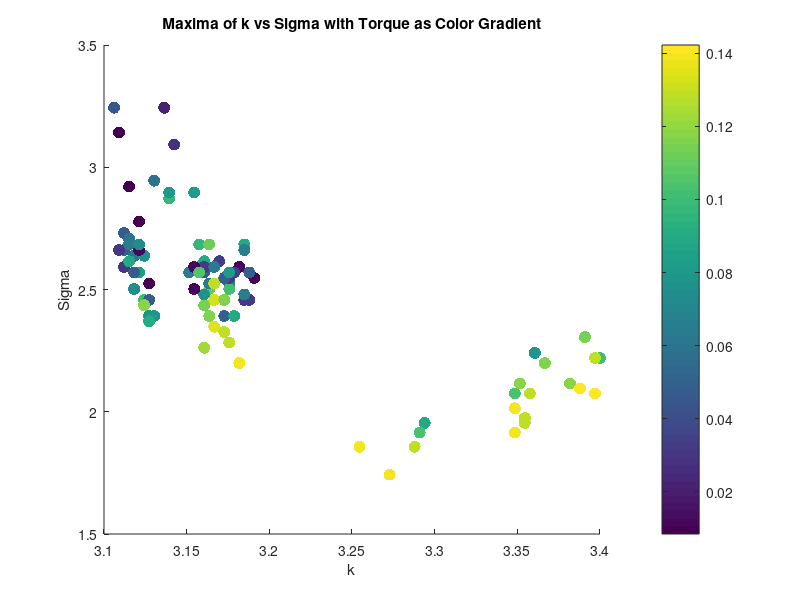

Write the MATLAB code that produced this figure. (Note: this script raises an error after producing the figure.)
clear all;
close all;


%% Torque Analysis
load('maxima_data.mat');
% take every 11th point and move them all to the end of the vector

move_idx = 1:11:length(torque_values);

%add the indices to the end of the vector
torque_values= [torque_values, torque_values(move_idx)];
torque_values(move_idx) = []; % Remove every 11th point

maxima_k = [maxima_k, maxima_k(move_idx)];
maxima_k(move_idx) = []; % Remove every 11th point
maxima_sigma = [maxima_sigma, maxima_sigma(move_idx)];
maxima_sigma(move_idx) = []; % Remove every 11th point
maxima_corr = [maxima_corr, maxima_corr(move_idx)];
maxima_corr(move_idx) = []; % Remove every 11th point
maxima_sigma = maxima_sigma.^2; % Square the sigma values for analysis
scatter(maxima_k, maxima_sigma, 75, torque_values, 'filled');
xlabel('k');
ylabel('Sigma');
title('Maxima of k vs Sigma with Torque as Color Gradient');
%Lable the colorbar as Torque
cbar = colorbar;
cbar.Label.String = 'Torque';
cbar.Label.FontSize = 14;
cbar.FontSize = 14;
colormap(jet); % Use a colormap that is suitable for continuous data
caxis([min(torque_values) max(torque_values)]);

grid on;
% K means clustering of torque into 10 clusters, taking mean of each cluster k, sigma and corr too
% [cluster_idx, cluster_centers] = kmeans(torque_values', 10);
%instead of kmeans do every 10th point
% Create a vector of cluster indices


num_clusters = 10;
cluster_idx = zeros(size(torque_values));
for i = 1:num_clusters
    cluster_idx(i:num_clusters:end) = i; % Assign every 10th point to a cluster
end
disp(cluster_idx)

% Take the mean of each cluster
torque_means = zeros(10, 1);
torque_stds = zeros(10, 1);
sigma_means = zeros(10, 1);
sigma_stds = zeros(10, 1);
k_means = zeros(10, 1);
corr_means = zeros(10, 1);
for i = 1:10
    torque_means(i) = mean(torque_values(cluster_idx == i));
    torque_stds(i) = std(torque_values(cluster_idx == i));
    sigma_means(i) = mean(maxima_sigma(cluster_idx == i));
    k_means(i) = mean(maxima_k(cluster_idx == i));
    corr_means(i) = mean(maxima_corr(cluster_idx == i));
    sigma_stds(i) = std(maxima_sigma(cluster_idx == i));
end
figure;
% Plot the means of torque 
plot(torque_values);

% Plot the clusters
figure;
scatter(sigma_means, torque_means, 75, 'filled');
xlabel('Sigma');
ylabel('Torque');
zlabel('Torque');
title('Clustered Maxima of k vs Sigma with Torque as Color Gradient');
colorbar;
grid on;
% % Ensure data is sorted for polyfit
% [sigma_sorted, sort_idx] = sort(maxima_sigma);
% torque_sorted = torque_values(sort_idx);
% % Display correlation between torque and sigma
% disp('Correlation between Torque and Sigma:');
% disp(corr(torque_sorted', sigma_sorted'));
% % Display correlation between torque and sigma^2
% disp('Correlation between Torque and Sigma^2:');
% disp(corr(torque_sorted', sigma_sorted'.^2));
% % Polyfit for sigma vs torque (order 1 and 2)
% p1_sigma = polyfit(sigma_sorted, torque_sorted, 1);
% % Calculate fitted values and normalized MSE for sigma vs torque
% fitted_torque_p1_sigma = polyval(p1_sigma, sigma_sorted);
% mse_p1_sigma = mean((torque_sorted - fitted_torque_p1_sigma).^2);
% nmse_p1_sigma = mse_p1_sigma / var(torque_sorted);
% % Display results for sigma vs torque
% disp('Sigma vs Torque:');
% disp(['Order 1 nMSE: ', num2str(nmse_p1_sigma)]);
% %display correlation between torque and sigma
% % Plot for sigma vs torque with polynomial fits (first instance)
% figure;
% scatter(sigma_sorted, torque_sorted, 50, 'filled','DisplayName', 'Data');
% hold on;
% plot(sigma_sorted, fitted_torque_p1_sigma, '-r', 'DisplayName', ...
%     ['Order 1 Fit: y = ', num2str(p1_sigma(1)), 'x + ', num2str(p1_sigma(2)), ...
%     ', nMSE = ', num2str(nmse_p1_sigma)]);
% xlabel('Sigma');
% ylabel('Torque');
% title('Sigma vs Torque with Polynomial Fits');
% grid on;

% %Plot means of sigma as bar plot with variance as error bars
% figure;
% [sorted_sigma_means,idx] = sort(sigma_means);
% sorted_sigma_stds = sigma_stds(idx);
% bar(sorted_sigma_means.^2, 'FaceColor', [0.2 0.6 0.8], 'EdgeColor', 'k', 'LineWidth', 1.5);
% % Set the x-ticks to the cluster indices
% hold on;
% errorbar(sorted_sigma_means.^2,sorted_sigma_stds, 'k.', 'LineWidth', 1.5);
% ylim([1.95 2.85]);

% xlabel('Torque Number');
% ylabel('Mean Sigma^2');

% %Same Bar plot with torque means
% figure;
% [sorted_torque_means,idx_torque] = sort(torque_means);
% bar(sorted_torque_means, 'FaceColor', [0.2 0.6 0.8], 'EdgeColor', 'k', 'LineWidth', 1.5);
% hold on;
% errorbar(sorted_torque_means, torque_stds(idx_torque), 'k.', 'LineWidth', 1.5);
% xlabel('Torque Number');
% ylabel('Mean Torque');
% title('Mean Torque for Each Cluster with Error Bars');



% % Ensure data is sorted for polyfit
% [sigma_sorted, sort_idx] = sort(sigma_means);
% torque_sorted = torque_means(sort_idx);
% %Display correlation between torque and sigma
% disp('Correlation between Torque and Sigma:');
% disp(corr(torque_sorted, sigma_sorted));
% %Display correlation between torque and sigma^2
% disp('Correlation between Torque and Sigma^2:');
% disp(corr(torque_sorted, sigma_sorted.^2));
% % Polyfit for sigma vs torque (order 1 and 2)
% p1_sigma = polyfit(sigma_sorted, torque_sorted, 1);
% p2_sigma = polyfit(sigma_sorted, torque_sorted, 2);
% % Calculate zitted values and normalized MSE for sigma vs torque
% fitted_torque_p1_sigma = polyval(p1_sigma, sigma_sorted);
% fitted_torque_p2_sigma = polyval(p2_sigma, sigma_sorted);
% mse_p1_sigma = mean((torque_sorted - fitted_torque_p1_sigma).^2);
% mse_p2_sigma = mean((torque_sorted - fitted_torque_p2_sigma).^2);
% nmse_p1_sigma = mse_p1_sigma / var(torque_sorted);
% nmse_p2_sigma = mse_p2_sigma / var(torque_sorted);
% % Display results for sigma vs torque
% disp('Sigma vs Torque:');
% disp(['Order 1 nMSE: ', num2str(nmse_p1_sigma)]);
% disp(['Order 2 nMSE: ', num2str(nmse_p2_sigma)]);
% % Plot for sigma vs torque with polynomial fits (second instance)
% figure;
% scatter(sigma_sorted, torque_sorted, 50, 'filled', 'DisplayName', 'Data');
% hold on;
% % plot(sigma_sorted, fitted_torque_p1_sigma, '-r', 'DisplayName', ...
% %     ['Order 1 Fit: y = ', num2str(p1_sigma(1)), 'x + ', num2str(p1_sigma(2)), ...
% %     ', nMSE = ', num2str(nmse_p1_sigma)]);
% % plot(sigma_sorted, fitted_torque_p2_sigma, '--g', 'DisplayName', ...
% %     ['Order 2 Fit: y = ', num2str(p2_sigma(1)), 'x^2 + ', num2str(p2_sigma(2)), ...
% %     'x + ', num2str(p2_sigma(3)), ', nMSE = ', num2str(nmse_p2_sigma)]);
% xlabel('Sigma');
% ylabel('Torque');
% title('Sigma vs Torque with Polynomial Fits');
% grid on;



% %% Diameter Analysis
% % Saved as diameter_value, k_values(max_k_idx), sigma_values(max_sigma_idx), max_val
% load('maxima_data_Diam.mat');
% figure;
% load('maxima_data.mat');
% scatter(maxima_matrix(:, 2), maxima_matrix(:, 3), 75, maxima_matrix(:, 1), 'filled');
% xlabel('k');
% ylabel('Sigma');
% title('Characteristic K and Sigma for all Diameters');
% %Lable the colorbar as Torque
% cbar = colorbar;
% cbar.Label.String = 'Diameter';
% cbar.Label.FontSize = 14;
% cbar.FontSize = 14;
% colormap(jet); % Use a colormap that is suitable for continuous data
% caxis([min(maxima_matrix(:,1)) max(maxima_matrix(:, 1))]);
% grid on;


% % K vs d
% % Ensure data is sorted for polyfit
% [k_sorted, sort_idx] = sort(maxima_matrix(:, 2));
% d_sorted = maxima_matrix(sort_idx, 1);
% % Display correlation between d and k
% disp('Correlation between Diameter and k:');
% disp(corr(d_sorted, k_sorted));

% %plot for k vs diam with polynomial fits
% figure;
% scatter(k_sorted, d_sorted, 50, 'filled', 'DisplayName', 'Data');
% grid on;
% hold on;
% p1_k = polyfit(k_sorted, d_sorted, 1);
% fitted_d_p1_k = polyval(p1_k, k_sorted);
% mse_p1_k = mean((d_sorted - fitted_d_p1_k).^2);
% nmse_p1_k = mse_p1_k / var(d_sorted);
% disp('Diameter vs k:');
% disp(['Order 1 nMSE: ', num2str(nmse_p1_k)]);
% % plot(k_sorted, fitted_d_p1_k, '-r', 'DisplayName', ...
% %     ['Order 1 Fit: y = ', num2str(p1_k(1)), 'x + ', num2str(p1_k(2)), ...
% %     ', nMSE = ', num2str(nmse_p1_k)]);
% xlabel('k');
% ylabel('Diameter');
% title('k vs Diameter with Polynomial Fits');


% % Compute mean and std of sigma for each unique diameter
% unique_diameters = unique(maxima_matrix(:, 1));
% sigma_means_diameter = zeros(size(unique_diameters));
% sigma_stds_diameter = zeros(size(unique_diameters));

% for i = 1:length(unique_diameters)
%     sigma_values_for_diameter = maxima_matrix(maxima_matrix(:, 1) == unique_diameters(i), 3);
%     sigma_means_diameter(i) = mean(sigma_values_for_diameter);
%     sigma_stds_diameter(i) = std(sigma_values_for_diameter);
%     torque_values_for_diameter = maxima_matrix(maxima_matrix(:, 1) == unique_diameters(i), 4);
%     mean_torque_for_diameter(i) = mean(torque_values_for_diameter);
%     std_torque_for_diameter(i) = std(torque_values_for_diameter);
%     k_values_for_diameter = maxima_matrix(maxima_matrix(:, 1) == unique_diameters(i), 2);
%     mean_k_for_diameter(i) = mean(k_values_for_diameter);
%     std_k_for_diameter(i) = std(k_values_for_diameter);
% end

% %Scatter of mean k vs mean diameter
% figure;
% scatter(mean_k_for_diameter, unique_diameters, 75, 'filled', 'DisplayName', 'Data');
% xlabel('Mean k');
% ylabel('Mean Diameter');
% title('Mean k vs Mean Diameter');
% grid on;
% hold on;


% % Bar plot of mean sigma with error bars for each diameter
% figure;
% bar(unique_diameters, sigma_means_diameter, 'FaceColor', [0.2 0.6 0.8], 'EdgeColor', 'k', 'LineWidth', 1.5);
% hold on;
% errorbar(unique_diameters, sigma_means_diameter, sigma_stds_diameter, 'k.', 'LineWidth', 1.5);
% xlabel('Diameter');
% ylabel('Mean Sigma');
% title('Mean Sigma for Each Diameter with Error Bars');
% grid on;

% figure;
% % Bar plot of mean torque with error bars for each diameter
% bar(unique_diameters, mean_torque_for_diameter, 'FaceColor', [0.2 0.6 0.8], 'EdgeColor', 'k', 'LineWidth', 1.5);
% hold on;
% errorbar(unique_diameters, mean_torque_for_diameter, std_torque_for_diameter, 'k.', 'LineWidth', 1.5);
% xlabel('Diameter'); 
% ylabel('Mean Torque');
% title('Mean Torque for Each Diameter with Error Bars');
% grid on;
